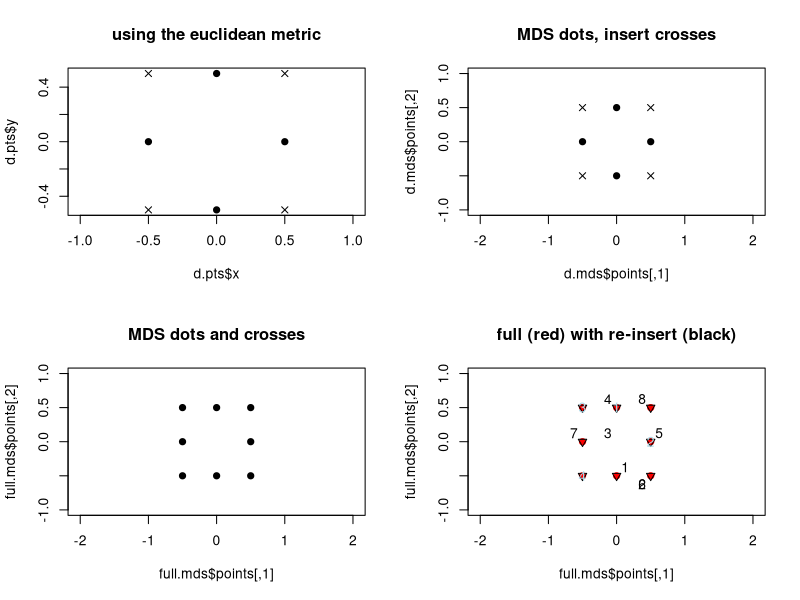

The R script that drew this image:

par(mfrow=c(2,2))

# my mds code
mymds<-function(D){

   n<-dim(D)[1]

   # squaring
   D<-D^2

   # double centre D
   ones<-t(t(rep(1,n)))
   H<-diag(1,n,n)-1/n*(ones%*%t(ones))

   S<- -1/2*H%*%D%*%H

   # eigen decompose
   eS<-eigen(S,symmetric=TRUE)
   U<-eS$vectors
   lambda<-eS$values[1:2]

   X<-U[,1:2]%*%diag(sqrt(eS$values[1:2]),2)

   return(list(points=X,eig=lambda))
}

# dots
d.pts<-list(x=c(0,0.5,0,-0.5),y=c(0.5,0,-0.5,0))
# crosses
c.pts<-list(x=c(0.5,0.5,-0.5,-0.5),y=c(0.5,-0.5,-0.5,0.5))

#d.pts$x<-d.pts$x+6
#d.pts$y<-d.pts$y+3
#c.pts$x<-c.pts$x+6
#c.pts$y<-c.pts$y+3

meth="manhattan"
meth="euclidean"

# plot original config
plot(d.pts,pch=19,asp=1,main=paste("using the",meth,"metric"))
points(c.pts,pch=4)



D.d<-as.matrix(dist(matrix(c(d.pts$x,d.pts$y),4,2),diag=TRUE,upper=TRUE,method=meth))
#D.c<-as.matrix(dist(matrix(c(c.pts$x,c.pts$y),4,2),diag=TRUE,upper=TRUE))

# MDS on the dots
d.mds<-mymds(D.d)
#d.mds<-cmdscale(D.d,eig=TRUE)

plot(d.mds$points,pch=19,asp=1,main="MDS dots, insert crosses",xlim=c(-1,1),ylim=c(-1,1))

# add in crosses
D.full<-as.matrix(dist(matrix(c(d.pts$x,c.pts$x,d.pts$y,c.pts$y),8,2),diag=TRUE,upper=TRUE,method=meth))
D.dc<-diag(d.mds$points%*%t(d.mds$points))-D.full[5:8,1:4]^2
c.ins<-t(1/2*diag(1/d.mds$eig)%*%t(d.mds$points)%*%(D.dc))

points(c.ins,pch=4)

# MDS both

full.mds<-mymds(D.full)
plot(full.mds$points,pch=19,asp=1,main="MDS dots and crosses",
      xlim=c(-1,1),ylim=c(-1,1))

# sample 

plot(full.mds$points,pch=19,asp=1,main="full (red) with re-insert (black)",
      xlim=c(-2,2),ylim=c(-1,1),col="red")

# sample index
sind1<-sample(1:4,2)
sind2<-sample(1:4,2)
samp<-matrix(c(d.pts$x[sind1],c.pts$x[sind2],
         d.pts$y[sind1],c.pts$y[sind2]),4,2)
D.samp<-as.matrix(dist(samp,diag=TRUE,upper=TRUE,method=meth))

D.samp<-diag(d.mds$points%*%t(d.mds$points))-D.samp^2
samp.ins<-t(1/2*diag(1/d.mds$eig)%*%t(d.mds$points)%*%(D.samp))
points(samp.ins,pch=as.character(1:4))

D.full<-diag(d.mds$points%*%t(d.mds$points))-D.full[1:4,]^2
full.ins<-t(1/2*diag(1/d.mds$eig)%*%t(d.mds$points)%*%(D.full))
points(full.ins,pch=6)

points(samp,pch=as.character(1:4),col="light blue")

# not sample points
nsamp<-matrix(c(d.pts$x[-sind1],c.pts$x[-sind2],
         d.pts$y[-sind1],c.pts$y[-sind2]),4,2)
D.nsamp<-as.matrix(dist(nsamp,diag=TRUE,upper=TRUE,method=meth))

D.nsamp<-diag(d.mds$points%*%t(d.mds$points))-D.nsamp^2
nsamp.ins<-t(1/2*diag(1/d.mds$eig)%*%t(d.mds$points)%*%(D.nsamp))
points(nsamp.ins,pch=as.character(5:8))




